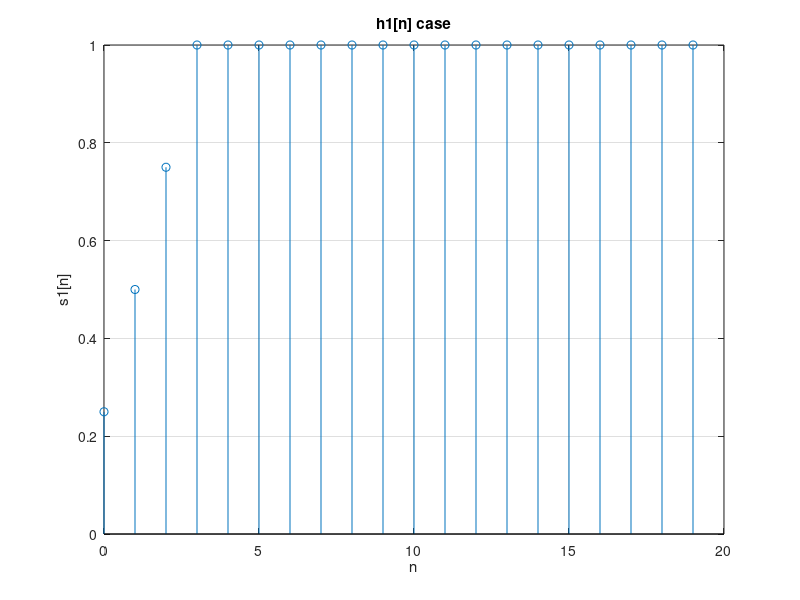
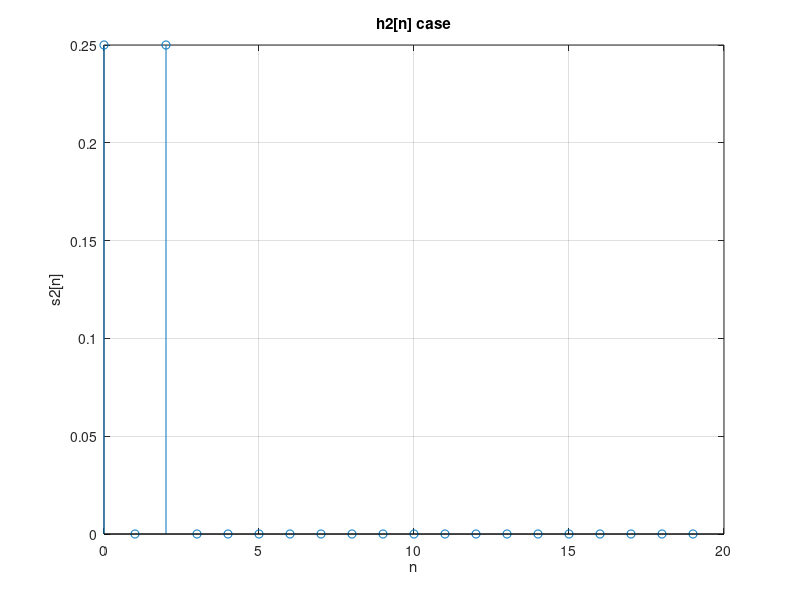

Reproduce these figures in MATLAB, in order.
% make impulse response 
h1 = [ones(1,4)*1/4 , 0] ;
h2 = [1/4 -1/4 1/4 -1/4, 0] ;
% make step function
step_function = ones(1 , 100) ;
y1 = conv(step_function , h1) ;
y2 = conv(step_function , h2) ;

% for they have to have the same length
y1 = y1(1 : 20) ;
y2 = y2(1 : 20) ;
n = [0 : 19];

% plot two figure s1[n] and s2[n] respectively

%plot the first one
figure ; 
stem(n , y1)
axis([0 , 20 , -inf , inf])
grid on;
ylabel('s1[n]')
xlabel('n')
title('h1[n] case')

%plot the second one
figure
stem(n , y2)
axis([0 , 20 , -inf , inf])
grid on;
ylabel('s2[n]')
xlabel('n');
title('h2[n] case')